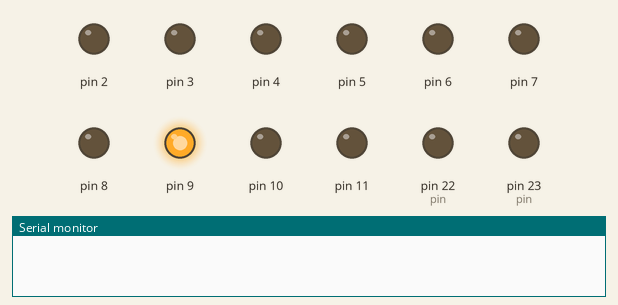
The sketch below on a simulated Arduino Mega 2560, built with avr-gcc and run on an emulated ATmega2560. On the bench: output pins drawn as LEDs (lit = HIGH), the last lines printed to the serial monitor. At 22.9 s the program stops and its outputs stay as they are.

Above: at 0.1 s.
At 3.17 s:
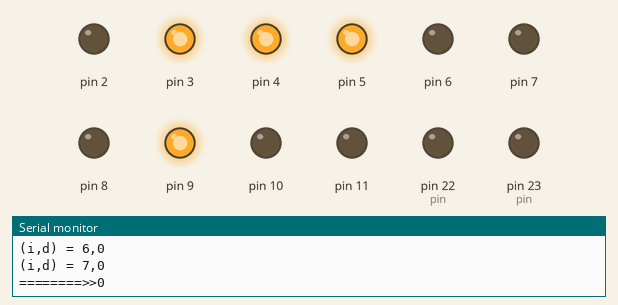
At 4.1 s:
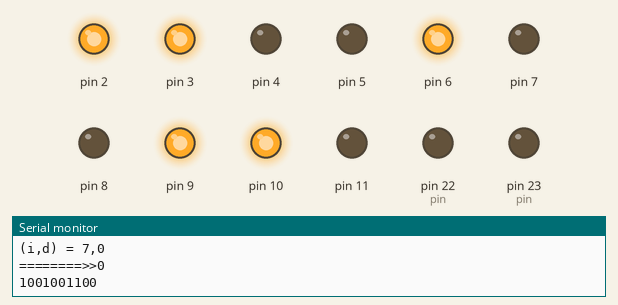
At 11.58 s:
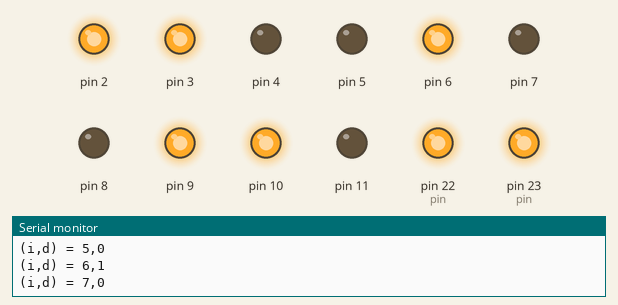
At 12.7 s:
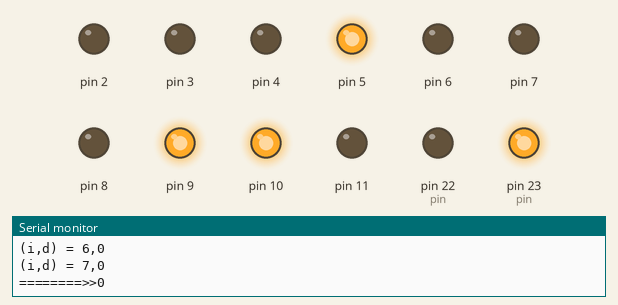
At 22.9 s:
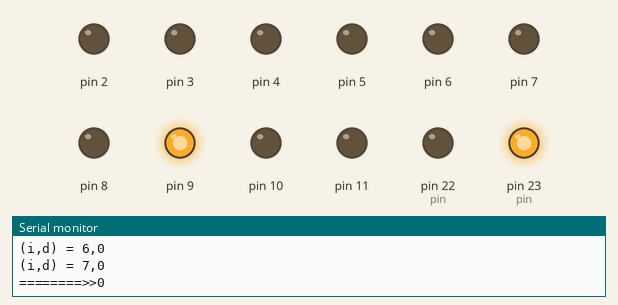
Timing chart, 0 to 24.4 s (numbered marks = the images above):
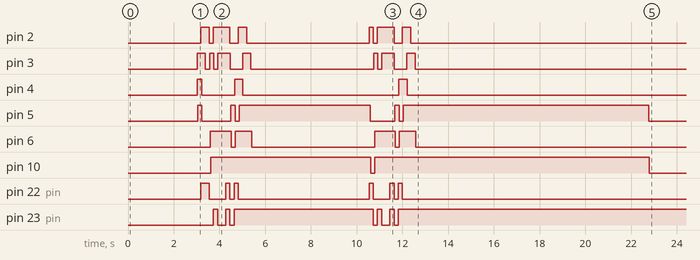

The sketch:

LCD_without_Library.ino
```cpp
//LCD without Library:
//Pin connections using MEGA
//22 - DB1
//23 - DB0
//D2-D7 -  DB2 - DB7
//D9 - E;
//D10- RS
//D11- R/~W

void setup() {
  Serial.begin(9600);
  for(int i=0; i<=11; i++){
    pinMode(i,OUTPUT);
  }
  digitalWrite(9, HIGH);

  pinMode(22,OUTPUT);
  pinMode(23,OUTPUT);
}

void loop() {
  delay(3000); //Delay for 10 sec to conncect wire
  Serial.println("start");
//  String data = "0000111000";
//  Serial.println(data);
               //SW76543210
  sendDataroLCD("0000111000"); //Function set: 8 bit, 2 lines, font=5x8
  sendDataroLCD("0000001110"); //Display control: display on, cursor on, blink off;
  sendDataroLCD("0000000110"); //Entry Mode set: I/D = 1-> Increment cursor, S=0 -> No shift display

  sendDataroLCD("1001001000"); //H
  sendDataroLCD("1001000101"); //E
  sendDataroLCD("1001001100"); //L
  sendDataroLCD("1001001100"); //L
  sendDataroLCD("1001001111"); //0

  sendDataroLCD("1000100000");

  sendDataroLCD("1001010011"); //S
  sendDataroLCD("1001110101"); //U
  sendDataroLCD("1001101101"); //M
  sendDataroLCD("1001101001"); //I

  sendDataroLCD("1000100001"); //!
  delay(5000);

  sendDataroLCD("0000000111"); //Entry Mode set: I/D = 1-> Increment cursor, S=1 -> shift display

  sendDataroLCD("1001001000"); //H
  sendDataroLCD("1001000101"); //E
  sendDataroLCD("1001001100"); //L
  sendDataroLCD("1001001100"); //L
  sendDataroLCD("1001001111"); //0

  sendDataroLCD("1000100000");

  sendDataroLCD("1001010011"); //S
  sendDataroLCD("1001110101"); //U
  sendDataroLCD("1001101101"); //M
  sendDataroLCD("1001101001"); //I

  sendDataroLCD("1000100001"); //!

  delay(10000);

  //clearing
  Serial.println("clearing");
  sendDataroLCD("0000000001");


  while(1){

  }
}


void sendDataroLCD(String data){
  Serial.println(data);
  data = invertString(data);
  Serial.println(data);
  //Now left->Least Significant, and Right->Most Significant

  //int c = String(data.charAt(0)).toInt();
  //Serial.println(c);

  for(int i=0; i<=7; i++){
    int d = String(data.charAt(i)).toInt();
    int pin = i;
    if(i==0){
      pin = 23;
    }else if(pin == 1){
      pin = 22;
    }
    Serial.println("(i,d) = "+String(pin)+","+String(d));
    digitalWrite(pin,d);
  }

  int RW = String(data.charAt(8)).toInt();
  digitalWrite(11,RW);

  int RS = String(data.charAt(9)).toInt();
  digitalWrite(10,RS);

  enableLCD();

  waitUntilBusy();

  delay(100);
}

String invertString(String data){
  for(int i=0; i<=4; i++){
    char c = data.charAt(i);
    data.setCharAt(i,data.charAt(9-i));
    data.setCharAt(9-i,c);
  }

  return data;
}

void waitUntilBusy(){
  String LCDReadData = "00000000";
  Serial.println("========>>"+String(digitalRead(7)));
  while(digitalRead(7) == HIGH){
    //wait
    Serial.println("busy");
  }

  //wait over. Return back
}

void enableLCD(){
  digitalWrite(9, LOW);
  delay(5);
  digitalWrite(9,HIGH);
}
```

Measured:
- by itself, pin 2: LOW → HIGH at 3.2 s, → LOW 0.36 s later, → HIGH 0.18 s later, → LOW 0.72 s later, … (12 changes in this stretch)
- by itself, pin 3: LOW → HIGH at 3.0 s, → LOW 0.36 s later, → HIGH 0.18 s later, → LOW 0.18 s later, … (14 changes in this stretch)
- by itself, pin 4: goes HIGH 0.18 s, LOW 1.4 s, HIGH 0.36 s, LOW 6.8 s, HIGH 0.36 s, then LOW
- by itself, pin 5: LOW → HIGH at 3.0 s, → LOW 0.18 s later, → HIGH 1.3 s later, → LOW 0.18 s later, … (10 changes in this stretch)
- by itself, pin 6: LOW → HIGH at 3.6 s, → LOW 0.91 s later, → HIGH 0.18 s later, → LOW 0.72 s later, … (8 changes in this stretch)
- by itself, pin 10: LOW → HIGH at 3.6 s, → LOW 7.0 s later, → HIGH 0.18 s later, → LOW 12.0 s later
- by itself, pin 22 (pin): LOW → HIGH at 3.2 s, → LOW 0.36 s later, → HIGH 0.72 s later, → LOW 0.18 s later, … (12 changes in this stretch)
- by itself, pin 23 (pin): LOW → HIGH at 3.7 s, → LOW 0.18 s later, → HIGH 0.36 s later, → LOW 0.18 s later, … (11 changes in this stretch)
